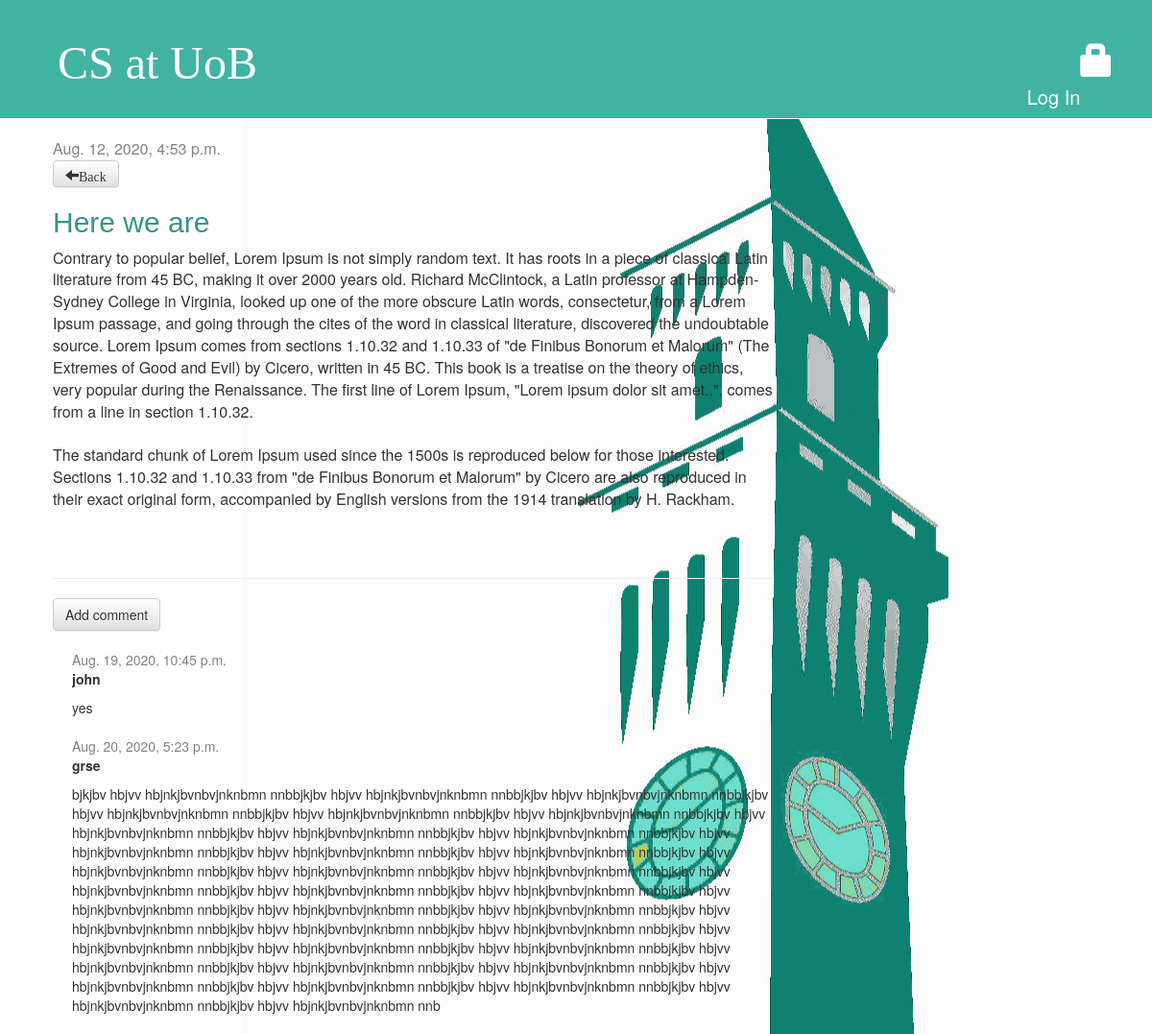
The page /post/19/ on the database its author committed.
### blog/models.py (models this page shows, shortened)
class Post(models.Model):
	author = models.ForeignKey(settings.AUTH_USER_MODEL,
	on_delete=models.CASCADE)
	title = models.CharField(max_length=200)
	text = models.TextField()
	created_date = models.DateTimeField(default=timezone.now)
	published_date = models.DateTimeField(blank=True, null=True)

class Comment(models.Model):
    post = models.ForeignKey('blog.Post', on_delete=models.CASCADE, related_name='comments')
    author = models.CharField(max_length=200)
    text = models.TextField()
    created_date = models.DateTimeField(default=timezone.now)
    approved_comment = models.BooleanField(default=False)

### blog/views.py (the view)
# urls.py: path('post/<int:pk>/', views.post_detail, name='post_detail'),
def post_detail(request, pk):
	post = get_object_or_404(Post, pk=pk)
	return render(request, 'blog/post_detail.html', {'post': post})

### blog/templates/blog/post_detail.html (shortened to what this page needs)
{% extends 'blog/base.html' %}
{% block content %}
<div class="post">
    {% if post.published_date %}
         <div class="date">
            {{ post.published_date }}
         </div>
    <a class="btn btn-default" href="/"><span class="glyphicon glyphicon-arrow-left">Back</span></a>
    {% else %}
        <a class="btn btn-default" href="{% url 'post_publish' pk=post.pk %}">Publish</a>
    {% endif %}
    <h2>{{ post.title }}</h2>
    <p>{{ post.text|linebreaksbr }}</p> </div>
<hr>
    <a class="btn btn-default" href="{% url 'add_comment_to_post' pk=post.pk %}">Add comment</a>
    {% for comment in post.comments.all %}
    {% if user.is_authenticated or comment.approved_comment %}
    <div class="comment">
        <div class="date">
            {{ comment.created_date }}
        </div>
        <strong>{{ comment.author }}</strong>
        <p>{{ comment.text|linebreaks }}</p>
    </div>
    {% endif %}
{% empty %}
    <p>No comments here yet :(</p>
{% endfor %}
{% endblock %}

### blog/static/css/blog.css (style rules this page uses)
h1, h2 { color: #369683; }
body { background: url("uob.jpg"); background-repeat: no-repeat; background-position: right; background-attachment: fixed ; }
h1, h2, h3, h4 { font-family: 'Arial', cursive; }
.date { color: #828282; }
.post { margin-bottom: 70px; box-sizing: border-box; overflow-wrap: break-word; font-size: 16px; }
.comment { margin: 20px 0px 20px 20px; }

### rows shown on the page
Post: published_date "Aug. 12, 2020, 4:53 p.m.", title "Here we are", text "Contrary to popular belief, Lorem Ipsum is not simply random text. It has roots in a piece of classical Latin literature from 45 BC, making it over 2000 years old. Richard McClintock, a Latin professor at Hampden-Sydney College in Virginia, looked up one of the more obscure Latin words, consectetur, from a Lorem Ipsum passage, and going through the cites of the word in classical literature, discovered the undoubtable source. Lorem Ipsum comes from sections 1.10.32 and 1.10.33 of \"de Finibus Bonorum et Malorum\" (The Extremes of Good and Evil) by Cicero, written in 45 BC. This book is a treatise on the theory of ethics, very popular during the Renaissance. The first line of Lorem Ipsum,…"
Comment: created_date "Aug. 19, 2020, 10:45 p.m.", author "john", text "yes"
Comment: created_date "Aug. 20, 2020, 5:23 p.m.", author "grse", text "bjkjbv hbjvv hbjnkjbvnbvjnknbmn nnbbjkjbv hbjvv hbjnkjbvnbvjnknbmn nnbbjkjbv hbjvv hbjnkjbvnbvjnknbmn nnbbjkjbv hbjvv hbjnkjbvnbvjnknbmn nnbbjkjbv hbjvv hbjnkjbvnbvjnknbmn nnbbjkjbv hbjvv hbjnkjbvnbvjnknbmn nnbbjkjbv hbjvv hbjnkjbvnbvjnknbmn nnbbjkjbv hbjvv hbjnkjbvnbvjnknbmn nnbbjkjbv hbjvv hbjnkjbvnbvjnknbmn nnbbjkjbv hbjvv hbjnkjbvnbvjnknbmn nnbbjkjbv hbjvv hbjnkjbvnbvjnknbmn nnbbjkjbv hbjvv hbjnkjbvnbvjnknbmn nnbbjkjbv hbjvv hbjnkjbvnbvjnknbmn nnbbjkjbv hbjvv hbjnkjbvnbvjnknbmn nnbbjkjbv hbjvv hbjnkjbvnbvjnknbmn nnbbjkjbv hbjvv hbjnkjbvnbvjnknbmn nnbbjkjbv hbjvv hbjnkjbvnbvjnknbmn nnbbjkjbv hbjvv hbjnkjbvnbvjnknbmn nnbbjkjbv hbjvv hbjnkjbvnbvjnknbmn nnbbjkjbv hbjvv hbjnkjbvnbvjnknbmn…"
